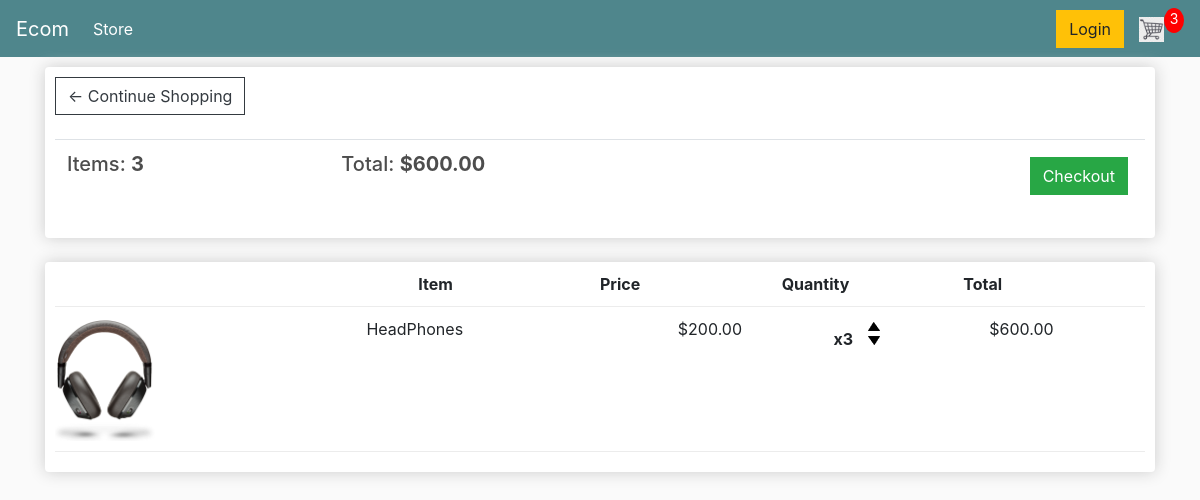
The app's page /cart/ (signed in) with its own data.
### store/models.py (models this page shows, shortened)
class Order(models.Model):
    customer = models.ForeignKey(Customer, on_delete = models.SET_NULL, null = True, blank = True)
    date_ordered = models.DateTimeField(auto_now_add = True)
    complete = models.BooleanField(default = False, null = True, blank = True)
    transaction_id = models.CharField(max_length=100, null=True)
    @property
    def get_cart_total(self):
        orderitems = self.orderitem_set.all()
        total = sum([item.get_total for item in orderitems])
        return total
    @property
    def get_cart_items(self):
        orderitems = self.orderitem_set.all()
        total = sum([item.quantity for item in orderitems])
        return total

class OrderItem(models.Model):
    product = models.ForeignKey(Product, on_delete = models.SET_NULL, null = True, blank = True)
    order = models.ForeignKey(Order, on_delete = models.SET_NULL, null = True, blank = True)
    quantity = models.IntegerField(default = 0, null = True, blank = True)
    date_added = models.DateTimeField(auto_now_add = True)
    @property
    def get_total(self):
        total = self.product.price*self.quantity
        return total

class Product(models.Model):
    name = models.CharField(max_length=200)
    price = models.DecimalField(max_digits=7, decimal_places= 2)
    digital = models.BooleanField(default=False, null=True, blank=True)
    image = models.ImageField(null = True, blank = True)
    @property
    def imageURL(self):
        try:
            url = self.image.url
        except:
            url = ''
        return url

### store/views.py (the view)
# urls.py: path('cart/', views.cart, name='cart'),
def cart(request):
    data = cartData(request)
    cartItems = data['cartItems']
    order = data['order']
    items = data['items']
    context = {'items': items, 'order': order, 'cartItems': cartItems}
    return render(request, 'store/cart.html', context)

### store/utils.py (called while the page is built)
def cartData(request):
    if request.user.is_authenticated:
        customer = request.user.customer
        order, created = Order.objects.get_or_create(customer=customer, complete=False)
        items = order.orderitem_set.all()
        cartItems = order.get_cart_items
    else:
        cookieData = cookieCart(request)
        cartItems = cookieData['cartItems']
        order = cookieData['order']
        items = cookieData['items']
    return {'cartItems': cartItems, 'order': order, 'items': items
    }

### store/templates/store/cart.html
{% extends 'store/main.html' %}
{% load static %}
{% block content %}
<div class="row">
  <div class="col-lg-12">
    <div class="box-element">
      <a class="btn btn-outline-dark" href="{% url 'store' %}">&#x2190; Continue Shopping</a>
      <br>
      <br>
      <table class="table">
        <tr>
          <th><h5>Items: <strong>{{order.get_cart_items}}</strong></h5></th>
          <th><h5>Total: <strong>${{order.get_cart_total|floatformat:2}}</strong></h5></th>
          <th>
            <a style="float: right; margin:5px" class="btn btn-success" href="{% url 'checkout' %}">Checkout</a>
          </th>
        </tr>
      </table>
    </div>
    <br>
    <div class="box-element">
      <div class="cart-row">
        <div style="flex:2"></div>
        <div style="flex:1"><strong>Item</strong></div>
        <div style="flex:1"><strong>Price</strong></div>
        <div style="flex:1"><strong>Quantity</strong></div>
        <div style="flex:1"><strong>Total</strong></div>
      </div>
      {% for item in items %}
    <div class="cart-row">
      <div style="flex:2"><img class="row-image" src="{{item.product.imageURL}}" alt=""></div>
      <div style="flex:2">{{item.product.name}}</div>
      <div style="flex:1">${{item.product.price|floatformat:2}}</div>
      <div style="flex:1">
        <p class="quantity">x{{item.quantity}}</p>
        <div class="quantity">
          <img data-product="{{item.product.id}}" data-action="add" class="chg-quantity update-cart" src="{% static 'img/arrow-up.png' %}">
          <img data-product="{{item.product.id}}" data-action="remove" class="chg-quantity update-cart" src="{% static 'img/arrow-down.png' %}">
        </div>
      </div>
      <div style="flex:1"><p>${{item.get_total|floatformat:2}}</p></div>
    </div>
    {% endfor %}
  </div>
  </div>
</div>
{% endblock %}

### static/css/master.css (style rules this page uses)
body { background-color: hsl(0, 0%, 98%); }
h1,h2,h3,h4,h5,h6 { color:hsl(0, 0%, 30%); }
.box-element { box-shadow:hsl(0, 0%, 80%) 0 0 16px; background-color: #fff; border-radius: 4px; padding: 10px; }
.col-lg-4, .col-lg-6, .col-lg-8, .col-lg-12 { margin-top: 10px; }
.btn { border-radius: 0; }
.row-image { width: 100px; }
.cart-row { display: flex; align-items: flex-stretch; padding-bottom: 10px; margin-bottom: 10px; border-bottom: 1px solid #ececec; }
.quantity { display: inline-block; font-weight: 700; padding-right:10px; }
.chg-quantity { width: 12px; cursor: pointer; display: block; margin-top: 5px; transition:.1s; }

### records on screen
Order: get_cart_items "3", get_cart_total "600.00"
OrderItem: product.imageURL (picture), product.name "HeadPhones", product.price "200.00", quantity "3", get_total "600.00"

### other values on screen
{{ cartItems }} "3"
